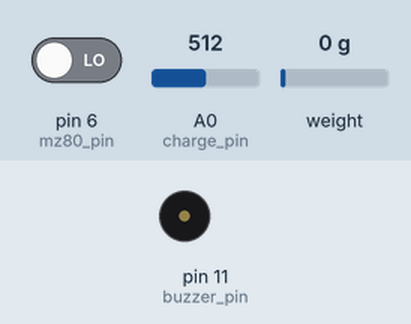
A sketch run on a simulated Arduino Uno, built with avr-gcc and run on an emulated ATmega328P. Shown: buzzer (waves = sounding, pin HIGH). The inputs (shaded band) are chosen by the test bench; at power-on: pin 6 (mz80_pin) LOW, A0 (charge_pin) = 512, weight on the scale 0 g. What the sketch prints to the serial monitor is not drawn.

Above: at 2.05 s.
Timing chart, 0 to 6.7 s (numbered marks = the images above):
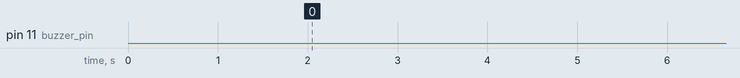

The sketch:

lever_test.ino
```cpp
#include <SoftwareSerial.h>
#include <HX711.h>

#define hc12_rx 2
#define hc12_tx 3

#define scale_clock_pin 4
#define scale_data_pin 5

#define mz80_pin 6

#define charge_pin A0

#define buzzer_pin 11

SoftwareSerial hc12(hc12_rx, hc12_tx);
HX711 scale;

struct amrVehicleReceiving {
  bool mz80_val;
  float mass_g;
  int charge_val;
} amr_vehicle_data;

void setup() {

  Serial.begin(115200);

  hc12.begin(9600);

  scale.begin(scale_data_pin, scale_clock_pin);
  //scale.set_offset(4294112253);
  scale.set_scale(5.350247);
  scale.tare(20);
  while (not scale.is_ready());

  pinMode(mz80_pin, INPUT);

  pinMode(charge_pin, INPUT);

  pinMode(buzzer_pin, OUTPUT);

  Serial.println("System started.");
}

void loop() {

  static bool time_set = false;
  static unsigned long begin_time = millis();

  float mass_g = scale.get_units(1);
  mass_g = mass_g < 0 ? 0 : mass_g;
  bool mz80_val = digitalRead(mz80_pin);
  int charge_val = analogRead(charge_pin);

  amr_vehicle_data.mz80_val = mz80_val;
  amr_vehicle_data.mass_g = mass_g;
  amr_vehicle_data.charge_val = charge_val;

  if (hc12.available() > 0) {
    time_set = false;
    digitalWrite(buzzer_pin, LOW);
    char deger = hc12.read();
    if (deger == '+') {
      hc12.write((uint8_t*)&amr_vehicle_data, sizeof(amr_vehicle_data));
    }
  }

  else {
    if (not time_set) {
      begin_time = millis();
      time_set = true;
    }
    if (millis() - begin_time >= 60000) {
      if (millis() % 500 < 250) digitalWrite(buzzer_pin, HIGH);
      else digitalWrite(buzzer_pin, LOW);
    }
  }

  Serial.print("MZ80: ");
  Serial.print(mz80_val);
  Serial.print(" Scale: ");
  Serial.print(mass_g);
  Serial.print(" charge: ");
  Serial.println(charge_val);
}
```

Measured:
- by itself, pin 11 (buzzer_pin): LOW → HIGH at 62.2 s, → LOW 0.10 s later, → HIGH 0.30 s later, → LOW 0.20 s later, … (272 changes in this stretch)
- by itself, everything shown: repeats every 2.0 s, in 8 steps
